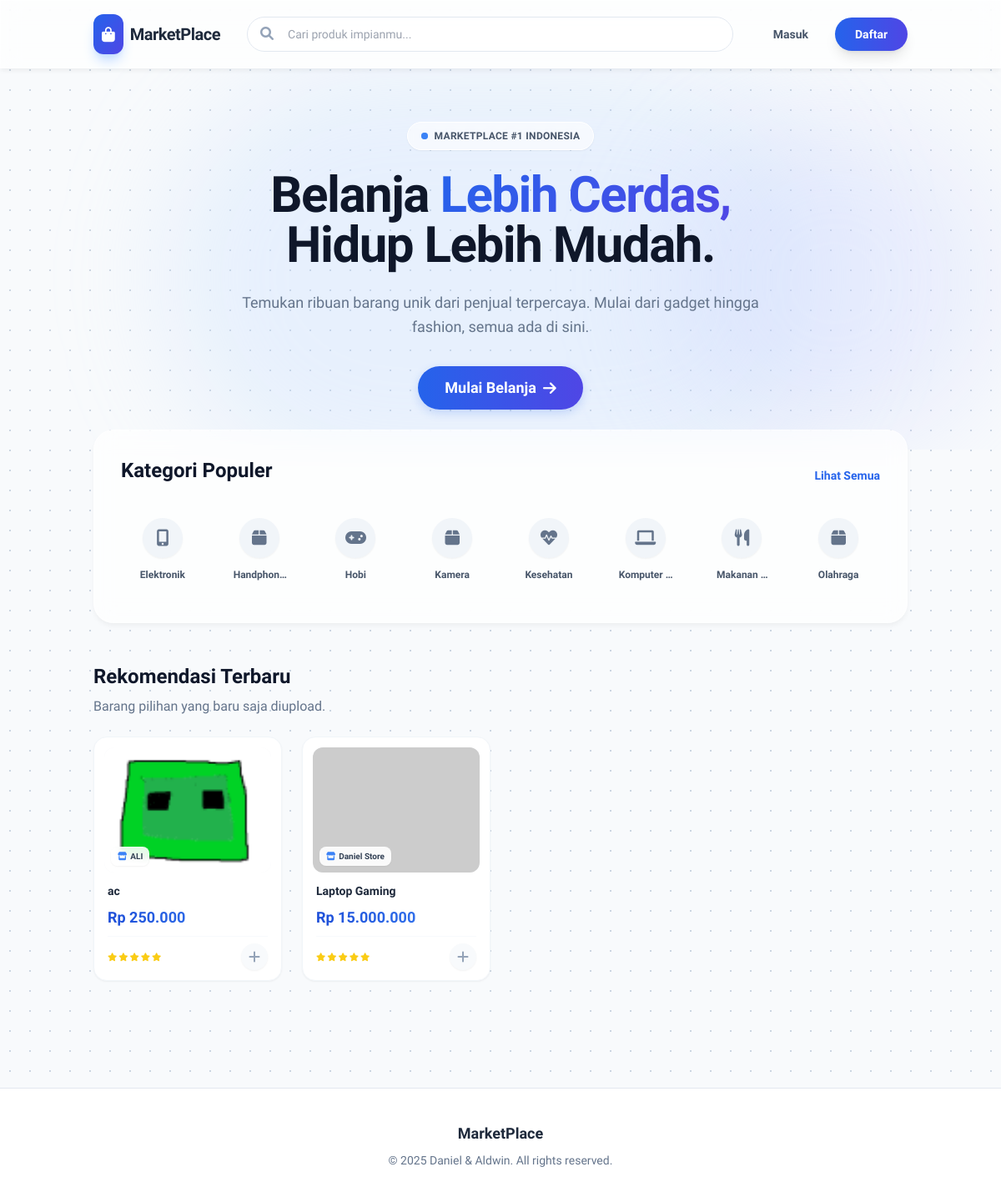
The page / on the database its author committed.
### tables this page shows
CREATE TABLE `categories` (
  `id` int(11) NOT NULL,
  `nama_kategori` varchar(50) NOT NULL
);

CREATE TABLE `products` (
  `id` int(11) NOT NULL,
  `shop_id` int(11) NOT NULL,
  `category_id` int(11) NOT NULL,
  `nama_produk` varchar(100) NOT NULL,
  `deskripsi` text DEFAULT NULL,
  `harga` decimal(10,2) NOT NULL,
  `stok` int(11) NOT NULL,
  `gambar` varchar(255) DEFAULT NULL,
  `created_at` timestamp NOT NULL DEFAULT current_timestamp(),
  `terjual` int(11) DEFAULT 0
);

CREATE TABLE `shops` (
  `id` int(11) NOT NULL,
  `user_id` int(11) NOT NULL,
  `nama_toko` varchar(100) NOT NULL,
  `deskripsi_toko` text DEFAULT NULL,
  `alamat_toko` text DEFAULT NULL,
  `created_at` timestamp NOT NULL DEFAULT current_timestamp()
);

### index.php (the view, shortened to what this page needs)
<?php
$is_logged_in = false;
$role = 'guest';
$nama = 'Pengunjung';
$has_shop = false;
$database = new Database();
$db = $database->getConnection();
$query_produk = "SELECT p.*, s.nama_toko FROM products p JOIN shops s ON p.shop_id = s.id ORDER BY p.created_at DESC LIMIT 12";
$stmt_produk = $db->prepare($query_produk);
$stmt_produk->execute();
$products = $stmt_produk->fetchAll(PDO::FETCH_ASSOC);
$query_kategori = "SELECT * FROM categories ORDER BY nama_kategori ASC LIMIT 8";
$stmt_kategori = $db->prepare($query_kategori);
$stmt_kategori->execute();
$categories = $stmt_kategori->fetchAll(PDO::FETCH_ASSOC);
function getCategoryIcon($name) {
    $name = strtolower($name);
    if(strpos($name, 'elektronik') !== false) return 'fa-mobile-alt';
    if(strpos($name, 'hobi') !== false) return 'fa-gamepad';
    if(strpos($name, 'makanan') !== false) return 'fa-utensils';
    if(strpos($name, 'kesehatan') !== false) return 'fa-heartbeat';
    if(strpos($name, 'komputer') !== false) return 'fa-laptop';
    return 'fa-box';
}
?>
<!DOCTYPE html>
<html lang="id">
<head>
    <script src="https://cdn.tailwindcss.com"></script>
    <link rel="stylesheet" href="https://cdnjs.cloudflare.com/ajax/libs/font-awesome/6.0.0/css/all.min.css">
    <link rel="stylesheet" href="assets/css/style.css">
</head>
<body class="text-slate-800">
    <nav class="glass sticky top-0 z-50 transition-all duration-300">
        <div class="container mx-auto px-4 sm:px-6 h-20 flex items-center justify-between gap-4">
            <a href="index.php" class="flex items-center gap-2 flex-shrink-0 group">
                <div class="bg-gradient-to-br from-blue-600 to-indigo-600 text-white p-2.5 rounded-xl shadow-lg shadow-blue-200 group-hover:scale-105 transition duration-300">
                    <i class="fas fa-shopping-bag text-lg"></i>
                </div>
                <span class="text-xl font-extrabold text-slate-800 tracking-tight hidden md:block">MarketPlace</span>
            </a>
            <div class="flex-1 max-w-2xl mx-4">
                <form action="views/browse.php" method="GET" class="relative group">
                    <input type="text" name="search"
                           class="w-full input-modern rounded-full py-2.5 pl-12 pr-6 text-sm"
                           placeholder="Cari produk impianmu...">
                    <i class="fas fa-search absolute left-4 top-3 text-slate-400 group-focus-within:text-blue-500 transition"></i>
                </form>
            </div>
            <div class="flex items-center gap-4 flex-shrink-0">
                <?php if ($is_logged_in): ?>
                    <a href="views/cart.php" class="text-slate-500 hover:text-blue-600 p-2 relative transition">
                        <i class="fas fa-shopping-cart text-xl"></i>
                    </a>
                    <div class="relative">
                        <button id="navProfileTrigger" class="flex items-center gap-2 hover:bg-white/50 p-1 pr-3 rounded-full transition border border-transparent hover:border-slate-200">
                            <div class="w-9 h-9 rounded-full bg-blue-100 text-blue-600 flex items-center justify-center font-bold text-sm border-2 border-white shadow-sm">
                                <?php echo strtoupper(substr($nama, 0, 1)); ?>
                            </div>
                            <span class="text-sm font-semibold text-slate-700 hidden md:block max-w-[100px] truncate"><?php echo htmlspecialchars($nama); ?></span>
                            <i class="fas fa-chevron-down text-xs text-slate-400 ml-1 transition" id="navChevron"></i>
                        </button>
                        <div id="navProfileDropdown" class="hidden absolute right-0 mt-3 w-64 bg-white/90 backdrop-blur-md rounded-2xl shadow-xl border border-slate-100 overflow-hidden z-50 animate-enter">
                            <div class="p-5 border-b border-slate-100 flex items-center gap-3">
                                <div class="w-10 h-10 rounded-full bg-blue-600 text-white flex items-center justify-center text-lg"><i class="fas fa-user"></i></div>
                                <div>
                                    <p class="font-bold text-slate-800 text-sm"><?php echo htmlspecialchars($nama); ?></p>
                                    <p class="text-xs text-slate-500 capitalize"><?php echo $role; ?></p>
                                </div>
                            </div>
                            <div class="p-2 space-y-1">
                                <?php if($has_shop): ?>
                                    <a href="views/manage_products.php" class="flex items-center gap-3 px-4 py-2 text-sm text-slate-600 hover:bg-blue-50 hover:text-blue-600 rounded-xl transition"><i class="fas fa-store w-5"></i> Toko Saya</a>
                                <?php elseif($role != 'admin'): ?>
                                    <a href="views/create_shop.php" class="flex items-center gap-3 px-4 py-2 text-sm text-slate-600 hover:bg-blue-50 hover:text-blue-600 rounded-xl transition"><i class="fas fa-store w-5"></i> Buka Toko</a>
                                <?php endif; ?>
                                <a href="views/settings.php" class="flex items-center gap-3 px-4 py-2 text-sm text-slate-600 hover:bg-blue-50 hover:text-blue-600 rounded-xl transition"><i class="fas fa-cog w-5"></i> Pengaturan</a>
                                <div class="h-px bg-slate-100 my-1 mx-2"></div>
                                <a href="logout.php" class="flex items-center gap-3 px-4 py-2 text-sm text-red-600 hover:bg-red-50 rounded-xl transition"><i class="fas fa-sign-out-alt w-5"></i> Keluar</a>
                            </div>
                        </div>
                    </div>
                <?php else: ?>
                    <a href="views/login.php" class="text-slate-600 hover:text-blue-600 font-bold text-sm px-4 py-2 transition">Masuk</a>
                    <a href="views/register.php" class="btn-primary px-6 py-2.5 rounded-full text-sm font-bold shadow-lg">Daftar</a>
                <?php endif; ?>
            </div>
        </div>
    </nav>
    <div class="relative pt-16 pb-12 px-4 overflow-hidden">
        <div class="absolute top-0 left-1/2 -translate-x-1/2 w-[800px] h-[500px] bg-blue-200/30 rounded-full blur-3xl -z-10 animate-pulse"></div>
        <div class="absolute bottom-0 right-0 w-[400px] h-[400px] bg-indigo-200/30 rounded-full blur-3xl -z-10"></div>
        <div class="text-center max-w-4xl mx-auto relative z-10">
            <div class="inline-flex items-center gap-2 py-2 px-4 rounded-full bg-white/60 border border-white shadow-sm mb-6 animate-enter backdrop-blur-sm">
                <span class="relative flex h-2 w-2">
                  <span class="relative inline-flex rounded-full h-2 w-2 bg-blue-500"></span>
                </span>
                <span class="text-xs font-bold text-slate-600 tracking-wide uppercase">Marketplace #1 Indonesia</span>
            </div>
            <h1 class="text-4xl md:text-6xl font-extrabold text-slate-900 tracking-tight mb-6 leading-tight animate-enter" style="animation-delay: 0.1s">
                Belanja <span class="text-gradient">Lebih Cerdas,</span> <br>
                Hidup Lebih Mudah.
            </h1>
            <p class="text-slate-500 text-lg max-w-2xl mx-auto leading-relaxed animate-enter mb-8" style="animation-delay: 0.2s">
                Temukan ribuan barang unik dari penjual terpercaya. Mulai dari gadget hingga fashion, semua ada di sini.
            </p>
            <div class="animate-enter" style="animation-delay: 0.3s">
                <a href="#produk-terbaru" class="btn-primary px-8 py-3 rounded-full font-bold text-lg inline-flex items-center gap-2">
                    Mulai Belanja <i class="fas fa-arrow-right"></i>
                </a>
            </div>
        </div>
    </div>
    <div class="container mx-auto px-4 sm:px-6 pb-20 -mt-6 relative z-10">
        <div class="glass rounded-3xl p-8 mb-12 animate-enter" style="animation-delay: 0.4s">
            <div class="flex justify-between items-end mb-6">
                <h2 class="text-2xl font-bold text-slate-900">Kategori Populer</h2>
                <a href="views/browse.php" class="text-blue-600 text-sm font-bold hover:underline">Lihat Semua</a>
            </div>
            <div class="grid grid-cols-2 md:grid-cols-4 lg:grid-cols-8 gap-4">
                <?php foreach($categories as $cat): ?>
                    <a href="views/browse.php?category=<?php echo $cat['id']; ?>" class="group flex flex-col items-center justify-center gap-3 p-4 rounded-2xl border border-transparent hover:bg-blue-50 hover:border-blue-100 transition duration-300">
                        <div class="w-12 h-12 rounded-full bg-slate-100 text-slate-500 flex items-center justify-center text-xl group-hover:bg-blue-600 group-hover:text-white transition duration-300 shadow-sm">
                            <i class="fas <?php echo getCategoryIcon($cat['nama_kategori']); ?>"></i>
                        </div>
                        <span class="text-xs font-bold text-slate-600 group-hover:text-blue-700 text-center line-clamp-1">
                            <?php echo htmlspecialchars($cat['nama_kategori']); ?>
                        </span>
                    </a>
                <?php endforeach; ?>
            </div>
        </div>
        <div id="produk-terbaru" class="animate-enter" style="animation-delay: 0.5s">
            <h2 class="text-2xl font-bold text-slate-900 mb-2">Rekomendasi Terbaru</h2>
            <p class="text-slate-500 mb-6">Barang pilihan yang baru saja diupload.</p>
            <?php if (count($products) > 0): ?>
                <div class="grid grid-cols-2 md:grid-cols-3 lg:grid-cols-4 gap-6">
                    <?php foreach($products as $prod): ?>
                        <a href="views/detail.php?id=<?php echo $prod['id']; ?>" class="bg-white rounded-2xl p-3 border border-slate-100 shadow-sm hover:shadow-xl hover:-translate-y-2 transition-all duration-300 group cursor-pointer flex flex-col h-full relative">
                            <div class="aspect-[4/3] bg-slate-50 rounded-xl relative overflow-hidden mb-3">
                                <img src="<?php echo $prod['gambar'] ? 'assets/images/'.$prod['gambar'] : 'https://via.placeholder.com/300'; ?>"
                                     class="w-full h-full object-cover group-hover:scale-110 transition duration-500">
                                <div class="absolute bottom-2 left-2 bg-white/90 backdrop-blur-sm px-2 py-1 rounded-lg text-[10px] font-bold text-slate-700 flex items-center gap-1 shadow-sm">
                                    <i class="fas fa-store text-blue-500"></i> <?php echo htmlspecialchars($prod['nama_toko']); ?>
                                </div>
                            </div>
                            <div class="flex flex-col flex-grow px-1">
                                <h3 class="font-bold text-slate-800 text-sm line-clamp-2 mb-2 group-hover:text-blue-600 transition">
                                    <?php echo htmlspecialchars($prod['nama_produk']); ?>
                                </h3>
                                <div class="mt-auto">
                                    <p class="text-transparent bg-clip-text bg-gradient-to-r from-blue-700 to-blue-500 font-extrabold text-lg">
                                    </p>
                                    <div class="flex items-center justify-between mt-2 pt-2 border-t border-slate-50">
                                        <div class="flex text-yellow-400 text-[10px] gap-0.5">
                                            <i class="fas fa-star"></i><i class="fas fa-star"></i><i class="fas fa-star"></i><i class="fas fa-star"></i><i class="fas fa-star"></i>
                                        </div>
                                        <div class="w-8 h-8 rounded-full bg-slate-50 flex items-center justify-center text-slate-400 group-hover:bg-blue-600 group-hover:text-white transition shadow-sm">
                                            <i class="fas fa-plus"></i>
                                        </div>
                                    </div>
                                </div>
                            </div>
                        </a>
                    <?php endforeach; ?>
                </div>
            <?php else: ?>
                <div class="text-center py-20 bg-white rounded-3xl border border-dashed border-slate-300">
                    <h3 class="text-lg font-bold text-slate-700">Belum ada produk</h3>
                </div>
            <?php endif; ?>
        </div>
    </div>
    <footer class="bg-white border-t border-slate-200 py-10 mt-12">
        <div class="container mx-auto px-6 text-center">
            <p class="font-bold text-slate-800 text-lg mb-2">MarketPlace</p>
            <p class="text-slate-500 text-sm">&copy; 2025 Daniel & Aldwin. All rights reserved.</p>
        </div>
    </footer>
</body>
</html>

### assets/css/style.css (style rules this page uses)
body { font-family: 'Plus Jakarta Sans', sans-serif; background-color: #f8fafc; background-image: radial-gradient(#cbd5e1 1px, transparent 1px); background-size: 24px 24px; color: #1e293b; -webkit-font-smoothing: antialiased; overflow-x: hidden; }
.animate-enter { animation: fadeInUp 0.6s cubic-bezier(0.16, 1, 0.3, 1) forwards; }
.glass { background: rgba(255, 255, 255, 0.7); backdrop-filter: blur(12px); -webkit-backdrop-filter: blur(12px); border: 1px solid rgba(255, 255, 255, 0.5); box-shadow: 0 4px 6px -1px rgba(0, 0, 0, 0.05); }
.text-gradient { background: linear-gradient(135deg, #2563EB 0%, #4F46E5 100%); -webkit-background-clip: text; -webkit-text-fill-color: transparent; }
.btn-primary { background: linear-gradient(to right, #2563EB, #4F46E5); color: white; box-shadow: 0 4px 12px rgba(37, 99, 235, 0.2); transition: all 0.3s ease; }
.input-modern { background-color: rgba(255, 255, 255, 0.6); border: 1px solid #e2e8f0; transition: all 0.3s ease; }

### rows shown on the page
categories: nama_kategori "Elektronik"
categories: nama_kategori "Hobi"
categories: nama_kategori "Kamera"
categories: nama_kategori "Kesehatan"
categories: nama_kategori "Komputer…"
categories: nama_kategori "Makanan…"
categories: nama_kategori "Olahraga"
products: gambar (picture), shop.nama_toko "ALI", nama_produk "ac"
products: shop.nama_toko "Daniel Store", nama_produk "Laptop Gaming"
